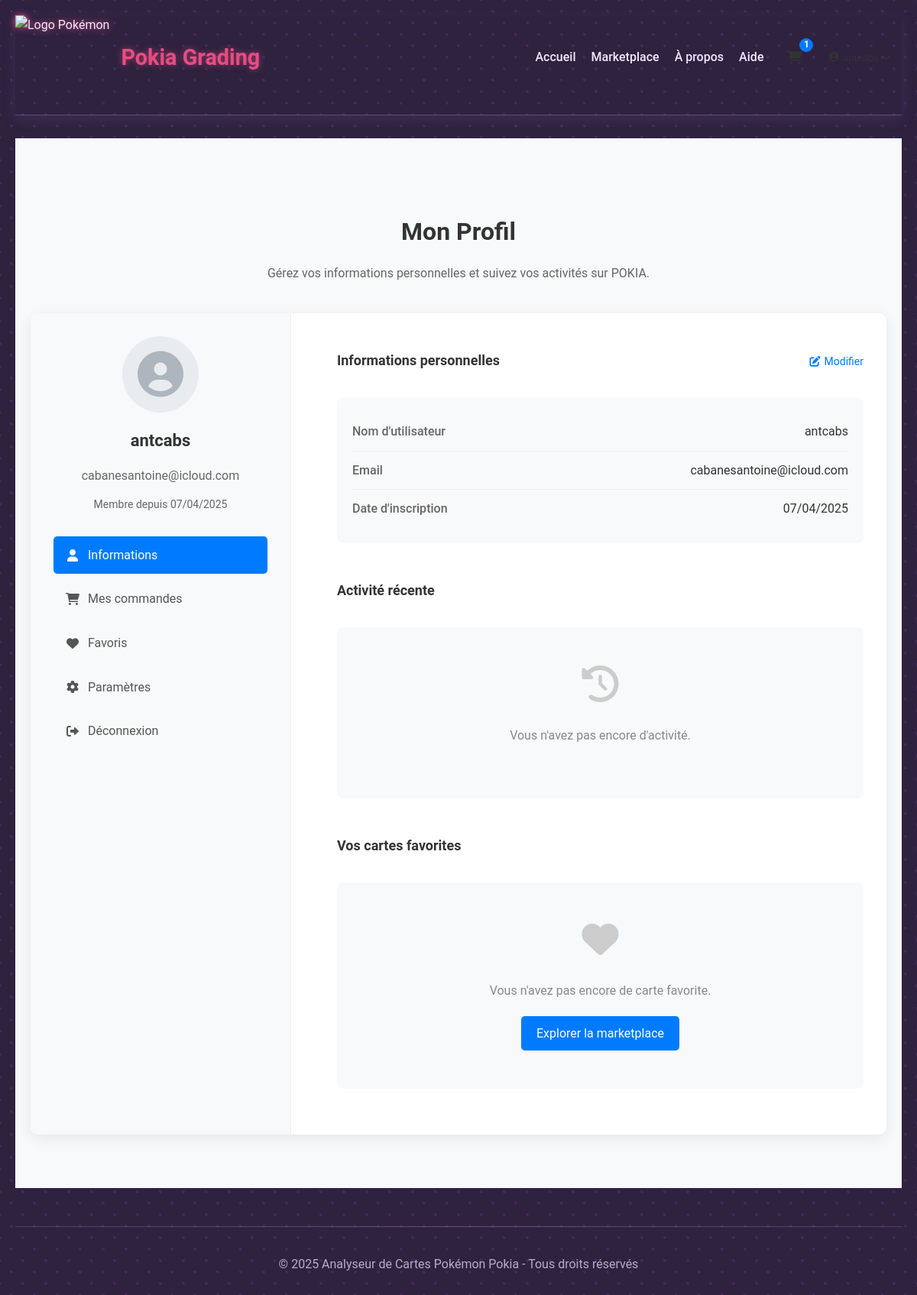
Screenshot of /profile (signed in) with the database file from the repository.
### app.py (models this page shows, shortened)
class User(UserMixin, db.Model):
    __tablename__ = 'users'
    id = db.Column(db.Integer, primary_key=True)
    username = db.Column(db.String(50), unique=True, nullable=False)
    email = db.Column(db.String(100), unique=True, nullable=False)
    password_hash = db.Column(db.String(255), nullable=False)
    is_admin = db.Column(db.Boolean, default=False)
    date_registered = db.Column(db.DateTime, default=dt.utcnow)

### app.py (the view)
@app.route('/profile')
@login_required
def profile():
    return render_template('profile.html')

### app.py (called while the page is built)
@login_manager.user_loader
def load_user(user_id):
    return User.query.get(int(user_id))

### templates/profile.html (shortened to what this page needs)
{% extends "layout.html" %}
{% block extra_head %}
<link rel="stylesheet" href="{{ url_for('static', filename='css/profile.css') }}">
<link rel="stylesheet" href="https://cdnjs.cloudflare.com/ajax/libs/font-awesome/6.0.0/css/all.min.css">
{% endblock %}
{% block content %}
<section class="profile-section">
    <div class="container">
        <div class="profile-header">
            <h1>Mon Profil</h1>
            <p>Gérez vos informations personnelles et suivez vos activités sur POKIA.</p>
        </div>
        <div class="profile-content">
            <div class="profile-sidebar">
                <div class="user-info">
                    <div class="profile-avatar">
                        <i class="fas fa-user-circle"></i>
                    </div>
                    <h2>{{ current_user.username }}</h2>
                    <p>{{ current_user.email }}</p>
                    <p class="join-date">Membre depuis {{ current_user.date_registered.strftime('%d/%m/%Y') }}</p>
                </div>
                <div class="profile-menu">
                    <a href="#" class="active"><i class="fas fa-user"></i> Informations</a>
                    <a href="#"><i class="fas fa-shopping-cart"></i> Mes commandes</a>
                    <a href="#"><i class="fas fa-heart"></i> Favoris</a>
                    <a href="#"><i class="fas fa-cog"></i> Paramètres</a>
                    <a href="{{ url_for('logout') }}"><i class="fas fa-sign-out-alt"></i> Déconnexion</a>
                </div>
            </div>
            <div class="profile-details">
                <div class="profile-section-title">
                    <h3>Informations personnelles</h3>
                    <a href="#" class="edit-btn"><i class="fas fa-edit"></i> Modifier</a>
                </div>
                <div class="info-card">
                    <div class="info-item">
                        <span class="info-label">Nom d'utilisateur</span>
                        <span class="info-value">{{ current_user.username }}</span>
                    </div>
                    <div class="info-item">
                        <span class="info-label">Email</span>
                        <span class="info-value">{{ current_user.email }}</span>
                    </div>
                    <div class="info-item">
                        <span class="info-label">Date d'inscription</span>
                        <span class="info-value">{{ current_user.date_registered.strftime('%d/%m/%Y') }}</span>
                    </div>
                </div>
                <div class="profile-section-title">
                    <h3>Activité récente</h3>
                </div>
                <div class="activity-card">
                    <div class="empty-state">
                        <i class="fas fa-history"></i>
                        <p>Vous n'avez pas encore d'activité.</p>
                    </div>
                </div>
                <div class="profile-section-title">
                    <h3>Vos cartes favorites</h3>
                </div>
                <div class="favorites-card">
                    <div class="empty-state">
                        <i class="fas fa-heart"></i>
                        <p>Vous n'avez pas encore de carte favorite.</p>
                        <a href="{{ url_for('marketplace') }}" class="btn-primary">Explorer la marketplace</a>
                    </div>
                </div>
            </div>
        </div>
    </div>
</section>
{% endblock %}

### static/css/styles.css (style rules this page uses)
:root { --primary-color: #7b62a3; --secondary-color: #4a386b; --accent-color: #e74c82; --background-color: #2e223f; --card-color: #3d2c54; --text-color: #f1e8ff; --border-color: #5d4982; --success-color: #50fa7b; --warning-color: #f1fa8c; --danger-color: #ff5555; --info-color: #8be9fd; --ghost-glow: 0 0 15px rgba(123, 98, 163, 0.7); }
body { font-family: 'Roboto', sans-serif; background-color: var(--background-color); background-image: radial-gradient(circle, #3d2c54 10%, transparent 10%), radial-gradient(circle, #3d2c54 10%, transparent 10%); background-size: 30px 30px; background-position: 0 0, 15px 15px; color: var(--text-color); line-height: 1.6; margin: 0; padding: 0; transition: all 0.3s ease; }
.container { max-width: 1200px; margin: 0 auto; padding: 20px; }
a, button, .card, .feature, .tab-btn, .grade-circle { transition: transform 0.3s, box-shadow 0.3s, background-color 0.3s, color 0.3s; }

### static/css/profile.css (style rules this page uses)
.profile-section { padding: 50px 0; background-color: #f8f9fa; min-height: 100vh; }
.profile-header { text-align: center; margin-bottom: 40px; }
.profile-header h1 { font-size: 32px; color: #333; margin-bottom: 10px; }
.profile-header p { color: #666; font-size: 16px; }
.profile-content { display: flex; gap: 30px; background-color: #fff; border-radius: 10px; overflow: hidden; box-shadow: 0 5px 20px rgba(0, 0, 0, 0.08); }
.profile-sidebar { flex: 0 0 280px; background-color: #f8f9fa; padding: 30px; border-right: 1px solid #eee; }
.user-info { text-align: center; margin-bottom: 30px; }
.profile-avatar { width: 100px; height: 100px; margin: 0 auto 15px; border-radius: 50%; background-color: #e9ecef; display: flex; align-items: center; justify-content: center; }
.profile-avatar i { font-size: 60px; color: #adb5bd; }
.user-info h2 { font-size: 22px; color: #333; margin-bottom: 5px; }
.user-info p { color: #666; margin-bottom: 5px; }
.join-date { font-size: 14px; color: #888; }
.profile-menu { display: flex; flex-direction: column; }
.profile-menu a { padding: 12px 15px; color: #555; text-decoration: none; border-radius: 5px; margin-bottom: 8px; transition: all 0.3s; display: flex; align-items: center; }
.profile-menu a i { margin-right: 10px; width: 20px; text-align: center; }
.profile-menu a.active { background-color: #007bff; color: white; }
.profile-details { flex: 1; padding: 30px; }
.profile-section-title { display: flex; justify-content: space-between; align-items: center; margin-bottom: 15px; }
.profile-section-title h3 { font-size: 18px; color: #333; }
.edit-btn { color: #007bff; text-decoration: none; font-size: 14px; display: flex; align-items: center; }
.edit-btn i { margin-right: 5px; }
.info-card, .activity-card, .favorites-card { background-color: #f8f9fa; border-radius: 8px; padding: 20px; margin-bottom: 30px; }
.info-item { display: flex; justify-content: space-between; padding: 12px 0; border-bottom: 1px solid #eee; }
.info-item:last-child { border-bottom: none; }
.info-label { color: #666; font-weight: 500; }
.info-value { color: #333; }
.empty-state { text-align: center; padding: 30px 0; color: #888; }
.empty-state i { font-size: 48px; color: #ccc; margin-bottom: 15px; }
.empty-state p { font-size: 16px; margin-bottom: 20px; }
.btn-primary { display: inline-block; background-color: #007bff; color: white; padding: 10px 20px; border-radius: 5px; text-decoration: none; transition: background-color 0.3s; }

### rows the page displays
User: username "antcabs", email "cabanesantoine@icloud.com", date_registered "07/04/2025"

### other values shown
{{ current_user.cart_items|length }} "1"
